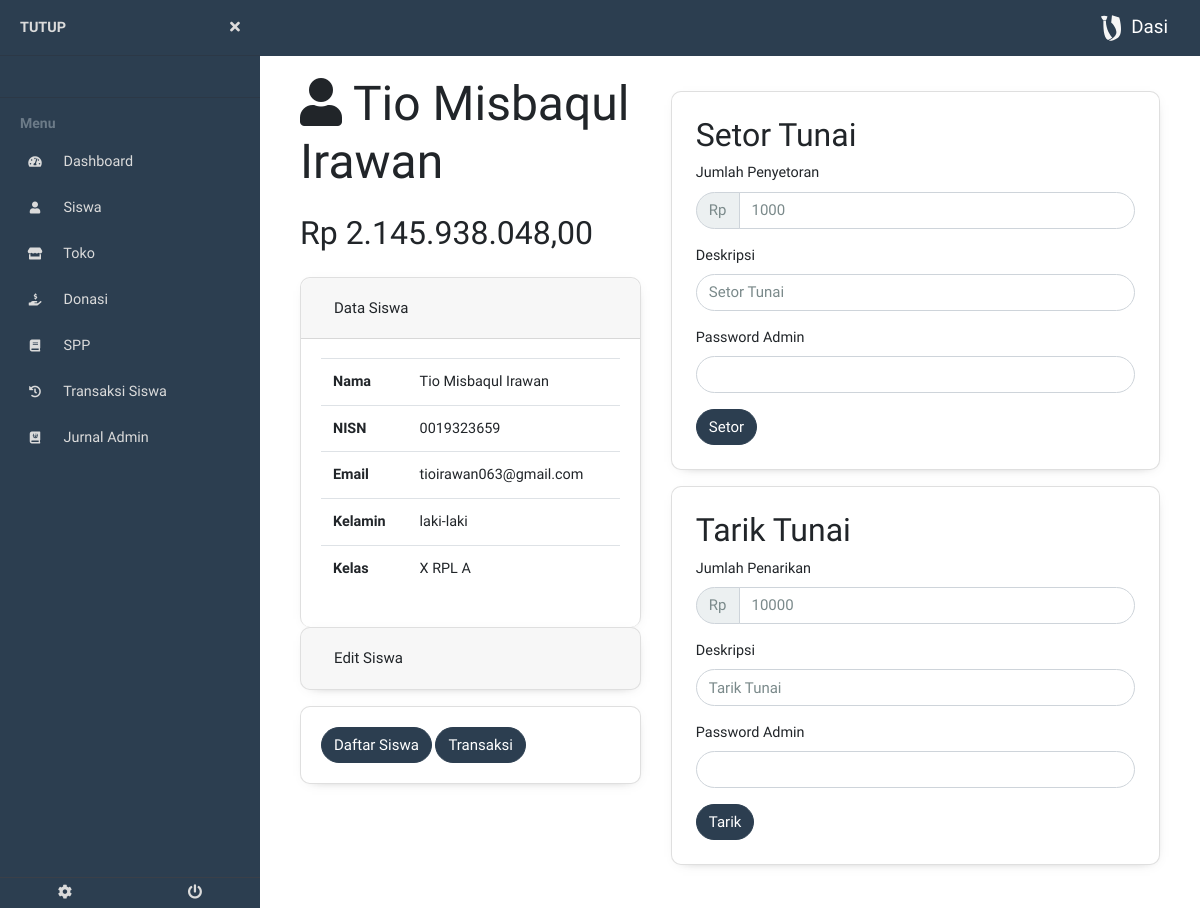
/admin/detail_siswa.php?id=19 (signed in), run on an earlier commit of the app's database.
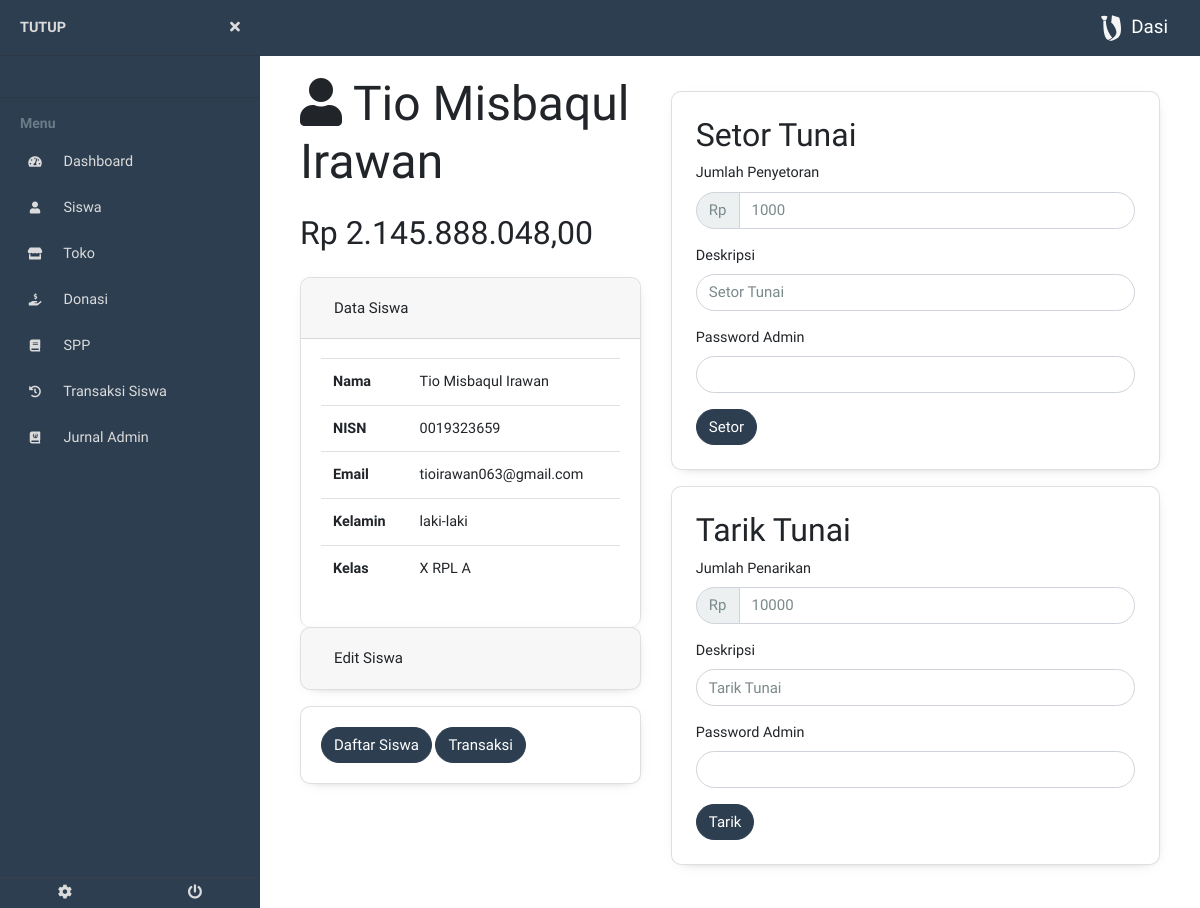
And on a later commit of the database.
### tables this page shows
CREATE TABLE `users` (
  `id` int(11) NOT NULL,
  `id_sekolah` int(11) NOT NULL,
  `tanggal_pendaftaran` timestamp NOT NULL DEFAULT CURRENT_TIMESTAMP,
  `nama` varchar(255) NOT NULL,
  `kelamin` enum('laki-laki','perempuan') NOT NULL,
  `email` varchar(255) NOT NULL,
  `level` varchar(255) NOT NULL DEFAULT 'siswa',
  `tingkatan` enum('I','II','III','IV','V','VI','VII','VIII','IX','X','XI','XII','XIII') NOT NULL,
  `jurusan` varchar(255) NOT NULL,
  `kelas` varchar(255) NOT NULL,
  `nisn` varchar(255) NOT NULL,
  `saldo` bigint(20) NOT NULL DEFAULT '0',
  `password` varchar(255) NOT NULL
);

### db/database.php (called while the page is built, shortened)
<?php
require __DIR__ . "/../process/utils.php";
class Database
{
    private $contHost = 'localhost';
    private $contnama = 'dasi';
    private $contUsernama = 'root';
    private $contUserPassword = '';
    private $cont  = null;
    public function __construct()
    {
        if ($this->cont == null) {
            try {
                $this->cont =  new PDO(
                    "mysql:host=" . $this->contHost .
                        ";" . "dbname=" . $this->contnama,
                    $this->contUsernama,
                    $this->contUserPassword
                );
                $this->cont->setAttribute(PDO::ATTR_ERRMODE, PDO::ERRMODE_EXCEPTION);
            } catch (PDOException $e) {
                die($e->getMessage());
            }
        }
        return $this->cont;
    }
    public function getUserById($id, $rettype)
    {
        try {
            $query = $this->cont->prepare(
                "SELECT id, id_sekolah, tanggal_pendaftaran, nama, kelamin, email, level, tingkatan, kelas, jurusan, nisn, saldo
                FROM users WHERE id=:id"
            );
            $query->bindParam("id", $id, PDO::PARAM_STR);
            $query->execute();
            if ($query->rowCount() > 0) {
                return $query->fetch($rettype);
            }
        } catch (PDOException $e) {
            exit($e->getMessage());
        }
    }
}

### process/getAdminLoginData.php (called while the page is built, shortened)
<?php
require '../db/database.php';
$db = new Database();

### process/utils.php (called while the page is built, shortened)
<?php
function rupiah($angka)
{
    $hasil_rupiah = "Rp " . number_format($angka, 2, ',', '.');
    return $hasil_rupiah;
}

### admin/detail_siswa.php (the view, shortened to what the changed rows need)
<!DOCTYPE html>
<html lang="en">
<head>
    <?php include "../component/helmet.php" ?>
</head>
<body>
    <?php include "../process/getAdminLoginData.php" ?>
    <?php include "../component/admin/sidebaropen.php" ?>
    <?php
                $siswa = $db->getUserById($_GET["id"], PDO::FETCH_OBJ);
                ?>
    <div class="row">
        <div class="col-md-5">
            <h1><i class="fas fa-user"></i> <?= $siswa->nama ?></h1>
            <div class="my-4">
                <h3><?= rupiah($siswa->saldo) ?></h3>
            </div>
            <div class="accordion" id="accordionExample">
                <div class="card">
                    <div id="collapseOne" class="collapse show" aria-labelledby="headingOne" data-parent="#accordionExample">
                        <div class="card-body">
                            <table class="table">
                                <tr>
                                    <th>Nama</th>
                                    <td><?= $siswa->nama ?></td>
                                </tr>
                                <tr>
                                    <th>NISN</th>
                                    <td><?= $siswa->nisn ?></td>
                                </tr>
                                <tr>
                                    <th>Email</th>
                                    <td><?= $siswa->email ?></td>
                                </tr>
                                <tr>
                                    <th>Kelamin</th>
                                    <td><?= $siswa->kelamin ?></td>
                                </tr>
                                <tr>
                                    <th>Kelas</th>
                                    <td><?= "$siswa->tingkatan $siswa->jurusan $siswa->kelas" ?></td>
                                </tr>
                            </table>
                        </div>
                    </div>
                </div>
                <div class="card">
                </div>
            </div>
            <div class="card my-3" id="card-wrapper">
                <div class="card-body">
                </div>
            </div>
        </div>
    </div>
    <?php include "../component/admin/sidebarclose.php" ?>
</body>
</html>

What changed in the data, as far as the page shows it:
changed users "Tio Misbaqul Irawan": saldo "Rp 2.145.938.048,00" → "Rp 2.145.888.048,00"
